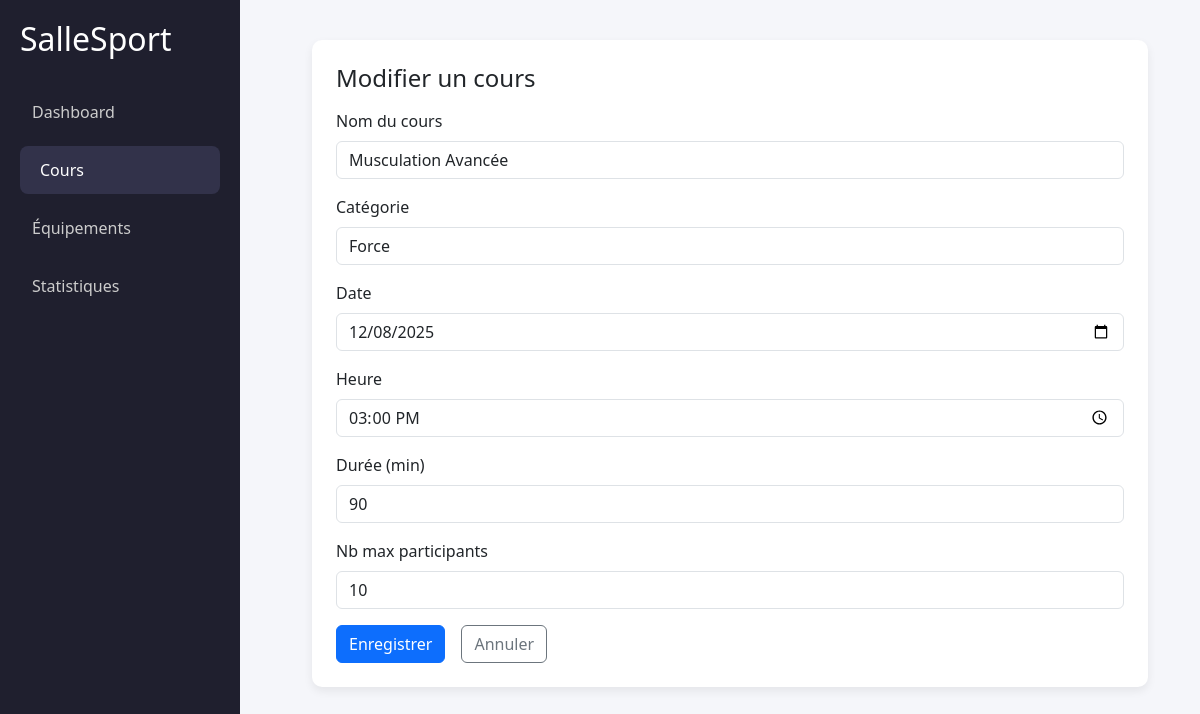
Screenshot of /edit-cours.php?id=3 with the database file from the repository.
### tables this page shows
create table cours (
    id_cours int AUTO_INCREMENT primary key,
    nom_c varchar(50) not null,
    categorie varchar(50) not null,
    date_c date not null,
    heure_c time not null,
    duree int not null CHECK (duree > 0),
    nb_max_p int not null check (nb_max_p > 0)
);

### edit-cours.php (the view, shortened to what this page needs)
<?php
require "connect.php";
$nom = "";
$categorie = "";
$date = "";
$heure = "";
$duree = "";
$nb_max_p = "";
if ($_SERVER["REQUEST_METHOD"] == "GET") {
    $id = $_GET["id"];
    $sql = "SELECT * FROM cours WHERE id_cours = $id";
    $result = $con->query($sql);
    $row = $result->fetch_assoc();
    $nom = $row["nom_c"];
    $categorie = $row["categorie"];
    $date = $row["date_c"];
    $heure = $row["heure_c"];
    $duree = $row["duree"];
    $nb_max_p = $row["nb_max_p"];
}
?>
<!DOCTYPE html>
<html lang="fr">
<head>
<link rel="stylesheet" href="https://cdn.jsdelivr.net/npm/bootstrap@5.3.8/dist/css/bootstrap.min.css">
</head>
<body>
<div class="sidebar">
    <h2>SalleSport</h2>
    <a href="index.php">Dashboard</a>
    <a class="active" href="cours.php">Cours</a>
    <a href="equipements.php">Équipements</a>
    <a href="stats.php">Statistiques</a>
</div>
<div class="content">
    <div class="container">
        <div class="card p-4 bg-white">
            <h4 class="mb-3">Modifier un cours</h4>
            <form method="POST">
                <div class="mb-3">
                    <label class="form-label">Nom du cours</label>
                    <input type="text" class="form-control" name="nom" value="<?= $nom ?>">
                </div>
                <div class="mb-3">
                    <label class="form-label">Catégorie</label>
                    <input type="text" class="form-control" name="categorie" value="<?= $categorie ?>">
                </div>
                <div class="mb-3">
                    <label class="form-label">Date</label>
                    <input type="date" class="form-control" name="date" value="<?= $date ?>">
                </div>
                <div class="mb-3">
                    <label class="form-label">Heure</label>
                    <input type="time" class="form-control" name="heure" value="<?= $heure ?>">
                </div>
                <div class="mb-3">
                    <label class="form-label">Durée (min)</label>
                    <input type="number" class="form-control" name="duree" value="<?= $duree ?>">
                </div>
                <div class="mb-3">
                    <label class="form-label">Nb max participants</label>
                    <input type="number" class="form-control" name="nb_max_p" value="<?= $nb_max_p ?>">
                </div>
                <div class="d-flex gap-3">
                    <button type="submit" class="btn btn-primary">Enregistrer</button>
                    <a href="cours.php" class="btn btn-outline-secondary">Annuler</a>
                </div>
            </form>
        </div>
    </div>
</div>
</body>
</html>

### edit-cours.php (style rules this page uses)
body { background: #f5f6fa; margin: 0; }
.sidebar { width: 240px; height: 100vh; background: #1f1f2e; color: white; padding: 20px; position: fixed; top: 0; left: 0; }
.sidebar h2 { margin-bottom: 30px; }
.sidebar a { text-decoration: none; color: #ccc; display: block; padding: 12px; border-radius: 8px; margin-bottom: 10px; transition: .25s; }
.sidebar a:hover, .sidebar a.active { background: #32324a; color: #fff; padding-left: 20px; }
.content { margin-left: 260px; padding: 40px; }
.card { border-radius: 10px; border: none; box-shadow: 0 4px 10px rgba(0,0,0,.07); }

### rows the page displays
cours: nom "Musculation Avancée", categorie "Force", date "12/08/2025", heure "15:00:00", duree "90", nb_max_p "10"
